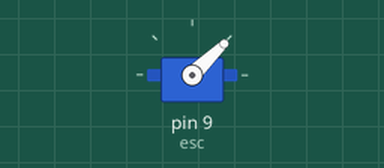
Simulated run of this sketch. Board: Arduino Uno, built with avr-gcc and run on an emulated ATmega328P. Parts: servo.

Above: at 0.1 s.
At 2.1 s:
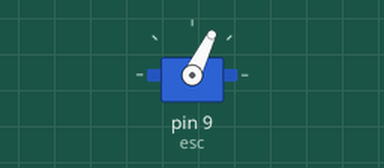
At 12.6 s:
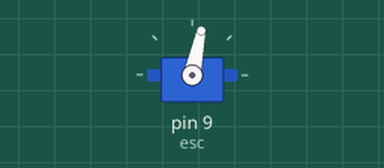
At 17.6 s:
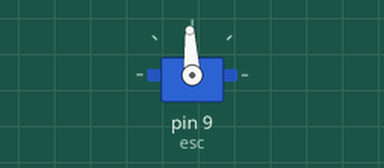
Timing chart, 0 to 30.0 s (numbered marks = the images above):
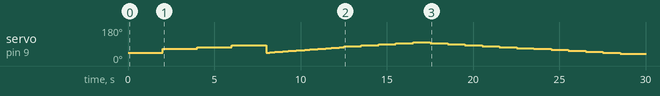

The sketch:

test_brrushless.ino
```cpp
#include <Servo.h>

Servo esc; // Define the ESC as a servo object

int arm = 1000; // defines pulse width of 1000 us
int speedvalue;
int steady = 300;
int initiate = 0;

void setup()
{
    esc.attach(9);
    esc.writeMicroseconds(arm);
// This command sends a pulse train
// from pin 9 that continues until
// the pin is called to do something else.

/* Once armed the setup could also be used to specify the
run speed of the motor. The commented out lines provide
a 2 second delay between changes in speed.*/
   delay(2000);
   esc.writeMicroseconds(1200);
   delay(2000);
   esc.writeMicroseconds(1300);
  delay(2000);
  esc.writeMicroseconds(1400);
  delay(2000);

}

void loop()
{

/*
Calls a sub to throttle up motor from 0 rpm to a steady running value.
The if statement is used to run the throttle up once.
*/
   if (initiate < 1){
      throttleUp();
      initiate = 1;
   }

/*
You can then change the speed in the main loop by changing the pulse width.
If nothing else is going on in the loop, a delay must be included otherwise
the servo writeMicroseconds is called to fast and there is not the proper
time delay between pulses (I think this is the case...need to check this
on a scope. The minimum delay is 15 ms. The lines below use a 1 second delay
between speed settings. The loop also causes this to be run once
*/
   if (initiate < 2){
      for (int count = 0; count < 5; count++){
          speedvalue = speedvalue+50;
          esc.writeMicroseconds(speedvalue);
          delay(1000);
      }
     for (int count = 0; count < 12; count++){
        speedvalue = speedvalue-50;
        esc.writeMicroseconds(speedvalue);
        delay(1000);
     }
  initiate = 2;
  }

esc.detach(); // Disengage ESC from pin
}


//**************************************************
   void throttleUp(){
       speedvalue = arm;
       for (int count = 0; count < steady; count++){
             esc.writeMicroseconds(speedvalue);
             speedvalue = speedvalue + 1;
             delay(15);
       }}
```
